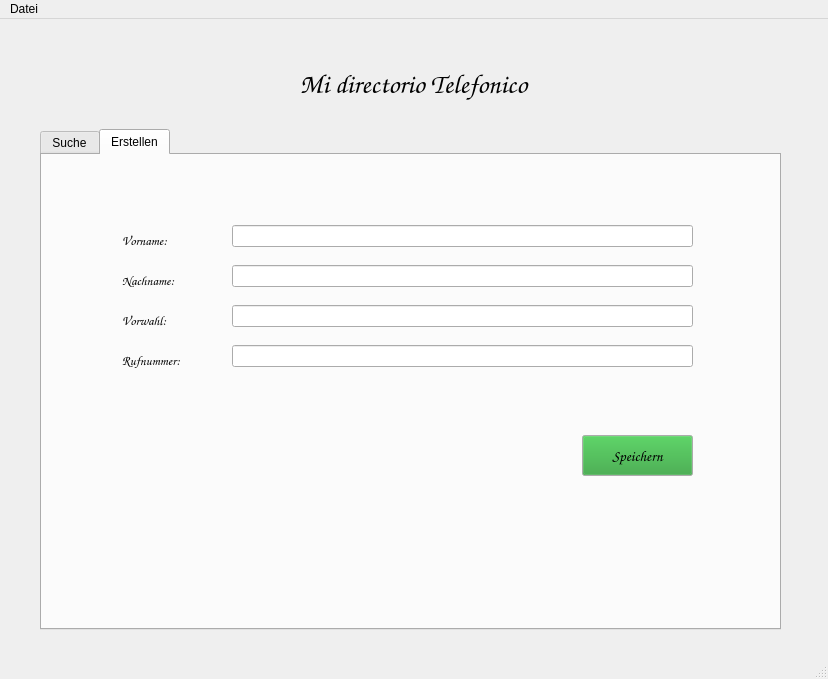
<?xml version="1.0" encoding="UTF-8"?>
<ui version="4.0">
 <class>MainWindow</class>
 <widget class="QMainWindow" name="MainWindow">
  <property name="geometry">
   <rect>
    <x>0</x>
    <y>0</y>
    <width>828</width>
    <height>679</height>
   </rect>
  </property>
  <property name="windowTitle">
   <string>MainWindow</string>
  </property>
  <widget class="QWidget" name="centralwidget">
   <widget class="QLabel" name="label">
    <property name="geometry">
     <rect>
      <x>48</x>
      <y>45</y>
      <width>731</width>
      <height>41</height>
     </rect>
    </property>
    <property name="font">
     <font>
      <family>Comic Sans MS</family>
      <pointsize>20</pointsize>
      <italic>false</italic>
      <bold>true</bold>
     </font>
    </property>
    <property name="text">
     <string>Mi directorio Telefonico</string>
    </property>
    <property name="alignment">
     <set>Qt::AlignmentFlag::AlignCenter</set>
    </property>
   </widget>
   <widget class="QTabWidget" name="tabWidget">
    <property name="geometry">
     <rect>
      <x>40</x>
      <y>110</y>
      <width>741</width>
      <height>501</height>
     </rect>
    </property>
    <property name="currentIndex">
     <number>1</number>
    </property>
    <widget class="QWidget" name="tab">
     <attribute name="title">
      <string>Suche</string>
     </attribute>
     <widget class="QLabel" name="label_2">
      <property name="geometry">
       <rect>
        <x>30</x>
        <y>50</y>
        <width>91</width>
        <height>20</height>
       </rect>
      </property>
      <property name="font">
       <font>
        <pointsize>10</pointsize>
        <italic>true</italic>
        <bold>true</bold>
       </font>
      </property>
      <property name="text">
       <string>Suchbegriff:</string>
      </property>
     </widget>
     <widget class="QLineEdit" name="lesuchen">
      <property name="geometry">
       <rect>
        <x>110</x>
        <y>50</y>
        <width>451</width>
        <height>22</height>
       </rect>
      </property>
     </widget>
     <widget class="QPushButton" name="pbsuchen">
      <property name="geometry">
       <rect>
        <x>570</x>
        <y>40</y>
        <width>91</width>
        <height>31</height>
       </rect>
      </property>
      <property name="palette">
       <palette>
        <active>
         <colorrole role="Button">
          <brush brushstyle="SolidPattern">
           <color alpha="255">
            <red>67</red>
            <green>170</green>
            <blue>110</blue>
           </color>
          </brush>
         </colorrole>
        </active>
        <inactive>
         <colorrole role="Button">
          <brush brushstyle="SolidPattern">
           <color alpha="255">
            <red>67</red>
            <green>170</green>
            <blue>110</blue>
           </color>
          </brush>
         </colorrole>
        </inactive>
        <disabled>
         <colorrole role="Button">
          <brush brushstyle="SolidPattern">
           <color alpha="255">
            <red>67</red>
            <green>170</green>
            <blue>110</blue>
           </color>
          </brush>
         </colorrole>
        </disabled>
       </palette>
      </property>
      <property name="font">
       <font>
        <family>Comic Sans MS</family>
        <pointsize>10</pointsize>
        <italic>true</italic>
        <bold>true</bold>
       </font>
      </property>
      <property name="text">
       <string>Such mal</string>
      </property>
     </widget>
     <widget class="QTableWidget" name="twsuchen">
      <property name="geometry">
       <rect>
        <x>10</x>
        <y>100</y>
        <width>711</width>
        <height>371</height>
       </rect>
      </property>
      <attribute name="horizontalHeaderCascadingSectionResizes">
       <bool>true</bool>
      </attribute>
      <attribute name="verticalHeaderVisible">
       <bool>true</bool>
      </attribute>
      <column>
       <property name="text">
        <string>ID</string>
       </property>
      </column>
      <column>
       <property name="text">
        <string>Vorname</string>
       </property>
      </column>
      <column>
       <property name="text">
        <string>Nachname</string>
       </property>
      </column>
      <column>
       <property name="text">
        <string>Vorwahl</string>
       </property>
      </column>
      <column>
       <property name="text">
        <string>Rufnummer</string>
       </property>
      </column>
     </widget>
    </widget>
    <widget class="QWidget" name="tab_2">
     <attribute name="title">
      <string>Erstellen</string>
     </attribute>
     <widget class="QLabel" name="lvorname">
      <property name="geometry">
       <rect>
        <x>80</x>
        <y>70</y>
        <width>81</width>
        <height>31</height>
       </rect>
      </property>
      <property name="font">
       <font>
        <family>Comic Sans MS</family>
        <pointsize>10</pointsize>
       </font>
      </property>
      <property name="text">
       <string>Vorname:</string>
      </property>
     </widget>
     <widget class="QLabel" name="lnachname">
      <property name="geometry">
       <rect>
        <x>80</x>
        <y>110</y>
        <width>81</width>
        <height>31</height>
       </rect>
      </property>
      <property name="font">
       <font>
        <family>Comic Sans MS</family>
        <pointsize>10</pointsize>
       </font>
      </property>
      <property name="text">
       <string>Nachname:</string>
      </property>
     </widget>
     <widget class="QLabel" name="lvorwahl">
      <property name="geometry">
       <rect>
        <x>80</x>
        <y>150</y>
        <width>81</width>
        <height>31</height>
       </rect>
      </property>
      <property name="font">
       <font>
        <family>Comic Sans MS</family>
        <pointsize>10</pointsize>
       </font>
      </property>
      <property name="text">
       <string>Vorwahl:</string>
      </property>
     </widget>
     <widget class="QLabel" name="lrufnummer">
      <property name="geometry">
       <rect>
        <x>80</x>
        <y>190</y>
        <width>81</width>
        <height>31</height>
       </rect>
      </property>
      <property name="font">
       <font>
        <family>Comic Sans MS</family>
        <pointsize>10</pointsize>
       </font>
      </property>
      <property name="text">
       <string>Rufnummer:</string>
      </property>
     </widget>
     <widget class="QLineEdit" name="levorname">
      <property name="geometry">
       <rect>
        <x>190</x>
        <y>70</y>
        <width>461</width>
        <height>22</height>
       </rect>
      </property>
      <property name="font">
       <font>
        <family>Comic Sans MS</family>
        <pointsize>10</pointsize>
       </font>
      </property>
     </widget>
     <widget class="QLineEdit" name="lenachname">
      <property name="geometry">
       <rect>
        <x>190</x>
        <y>110</y>
        <width>461</width>
        <height>22</height>
       </rect>
      </property>
      <property name="font">
       <font>
        <family>Comic Sans MS</family>
        <pointsize>10</pointsize>
       </font>
      </property>
     </widget>
     <widget class="QLineEdit" name="levorwahl">
      <property name="geometry">
       <rect>
        <x>190</x>
        <y>150</y>
        <width>461</width>
        <height>22</height>
       </rect>
      </property>
      <property name="font">
       <font>
        <family>Comic Sans MS</family>
        <pointsize>10</pointsize>
       </font>
      </property>
     </widget>
     <widget class="QLineEdit" name="lerufnummer">
      <property name="geometry">
       <rect>
        <x>190</x>
        <y>190</y>
        <width>461</width>
        <height>22</height>
       </rect>
      </property>
      <property name="font">
       <font>
        <family>Comic Sans MS</family>
        <pointsize>10</pointsize>
       </font>
      </property>
     </widget>
     <widget class="QPushButton" name="speichernButton">
      <property name="geometry">
       <rect>
        <x>540</x>
        <y>280</y>
        <width>111</width>
        <height>41</height>
       </rect>
      </property>
      <property name="palette">
       <palette>
        <active>
         <colorrole role="Button">
          <brush brushstyle="SolidPattern">
           <color alpha="255">
            <red>41</red>
            <green>158</green>
            <blue>51</blue>
           </color>
          </brush>
         </colorrole>
        </active>
        <inactive>
         <colorrole role="Button">
          <brush brushstyle="SolidPattern">
           <color alpha="255">
            <red>41</red>
            <green>158</green>
            <blue>51</blue>
           </color>
          </brush>
         </colorrole>
        </inactive>
        <disabled>
         <colorrole role="Button">
          <brush brushstyle="SolidPattern">
           <color alpha="255">
            <red>41</red>
            <green>158</green>
            <blue>51</blue>
           </color>
          </brush>
         </colorrole>
        </disabled>
       </palette>
      </property>
      <property name="font">
       <font>
        <family>Comic Sans MS</family>
        <pointsize>11</pointsize>
        <bold>true</bold>
       </font>
      </property>
      <property name="text">
       <string>Speichern</string>
      </property>
     </widget>
    </widget>
   </widget>
  </widget>
  <widget class="QMenuBar" name="menubar">
   <property name="geometry">
    <rect>
     <x>0</x>
     <y>0</y>
     <width>828</width>
     <height>22</height>
    </rect>
   </property>
   <widget class="QMenu" name="menuDatei">
    <property name="title">
     <string>Datei</string>
    </property>
    <addaction name="actionBeenden"/>
   </widget>
   <addaction name="menuDatei"/>
  </widget>
  <widget class="QStatusBar" name="statusbar"/>
  <action name="actionBeenden">
   <property name="text">
    <string>Salir</string>
   </property>
  </action>
 </widget>
 <resources/>
 <connections/>
</ui>
